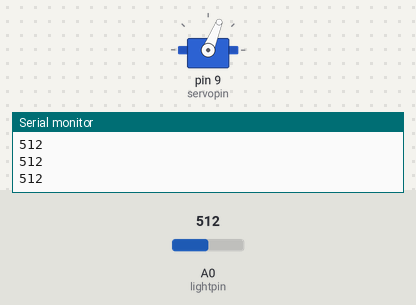
This sketch was run on a simulated Arduino Uno, built with avr-gcc and run on an emulated ATmega328P. On the bench: servo, the last lines printed to the serial monitor. Inputs (shaded band) come from the test bench; at power-on: A0 (lightpin) = 512.

Above: at 1.2 s.
1.3 s: A0 (lightpin) set to 716
At 2.6 s:
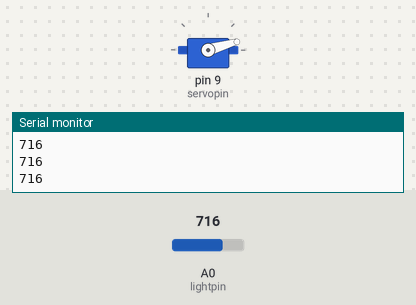
3.2 s: A0 (lightpin) set to 306
At 4.7 s:
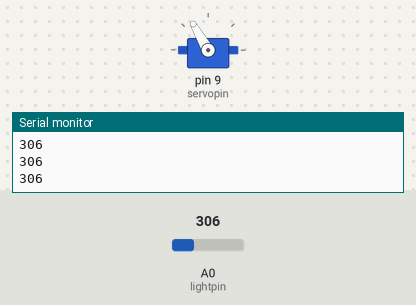
5.0 s: A0 (lightpin) set to 122
At 5.5 s:
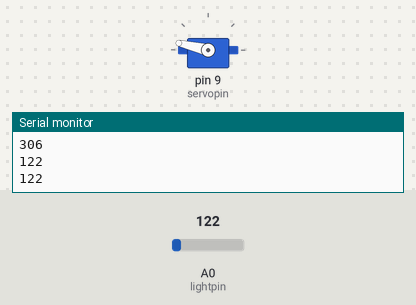
6.7 s: A0 (lightpin) set to 0
At 7.5 s:
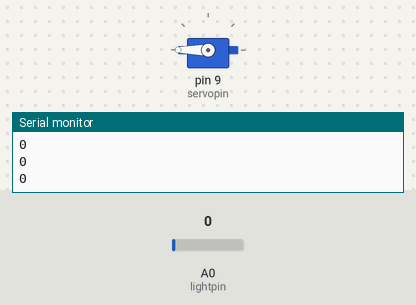
8.5 s: A0 (lightpin) set to 511
At 9.5 s:
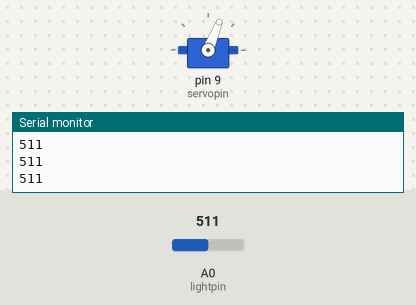
Timing chart, 0 to 11.2 s (numbered marks = the images above; inputs shaded):
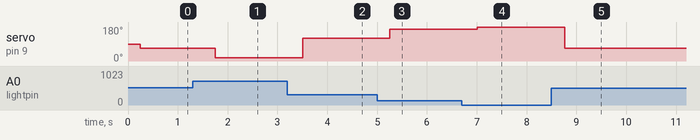

The sketch:

LightServo.ino
```cpp
#include <Servo.h>

int lightpin = A0;
int lightval;

float angle;
int dt = 250;
Servo myservo;
int servopin = 9;

void setup() {
  // put your setup code here, to run once:
  Serial.begin(9600);
  pinMode(lightpin, INPUT);
  myservo.attach(servopin);
  pinMode(servopin, OUTPUT);
}

void loop() {
  lightval = analogRead(lightpin);
  Serial.println(lightval);
  delay(dt);

  angle = (-16.0 / 63.0) * lightval + 16.0 * 780.0 / 63.0;
  myservo.write(angle);
}
```

Measured:
- after the input at 1.3 s, servo on pin 9 (servopin): 68° → 16° after 0.45 s
- after the input at 3.2 s, servo on pin 9 (servopin): 16° → 120° after 0.31 s
- after the input at 5.0 s, servo on pin 9 (servopin): 120° → 167° after 0.26 s
- after the input at 6.7 s, servo on pin 9 (servopin): 167° → 180° after 0.31 s
- after the input at 8.5 s, servo on pin 9 (servopin): 180° → 68° after 0.26 s
